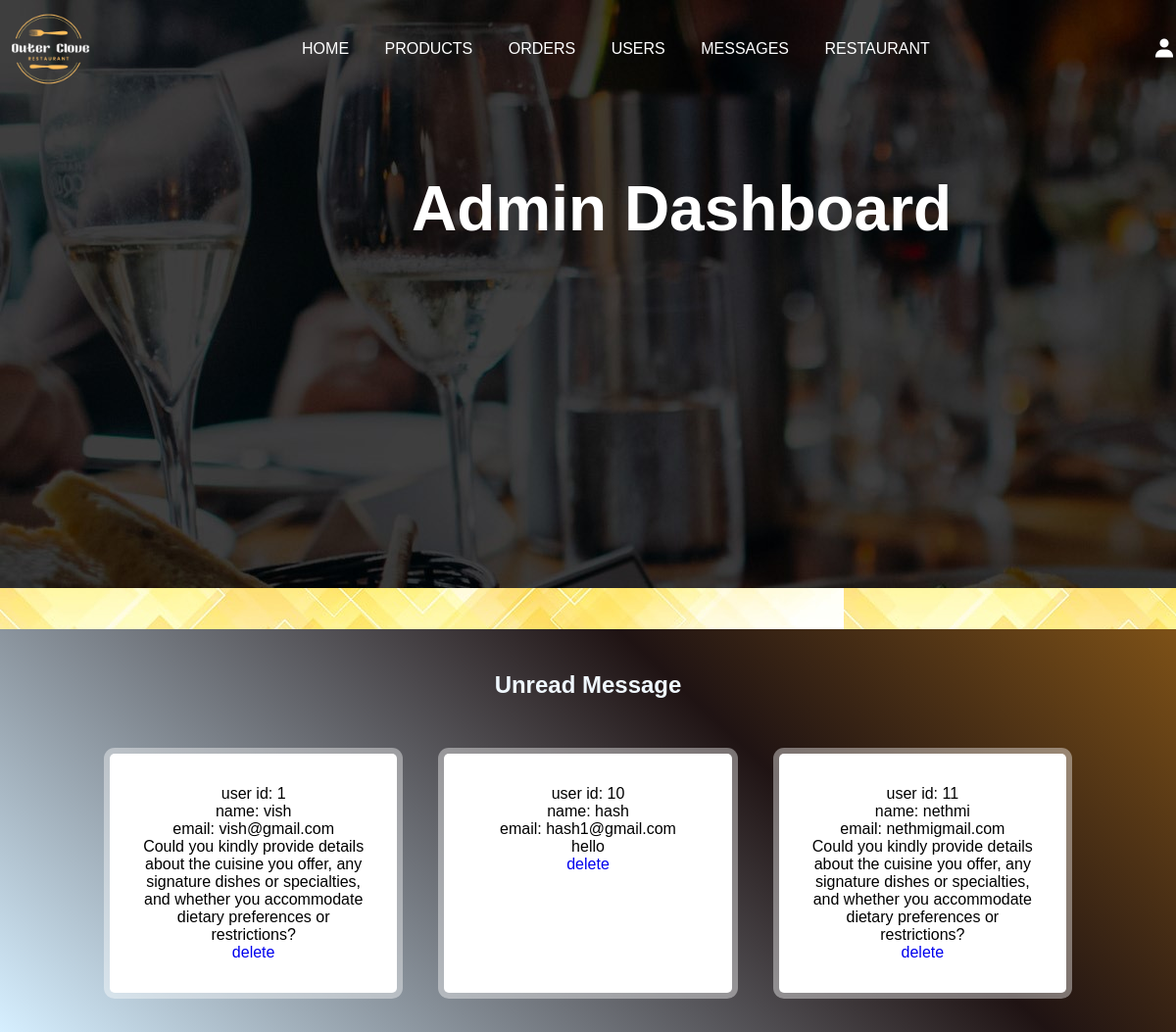
The app's page /admin_message.php (signed in) with its own data.
### tables this page shows
CREATE TABLE `message` (
  `id` int(255) NOT NULL,
  `user_id` int(255) NOT NULL,
  `name` varchar(255) NOT NULL,
  `email` varchar(100) NOT NULL,
  `contact` varchar(255) NOT NULL,
  `message` varchar(255) NOT NULL
);

### admin_message.php (the view, shortened to what this page needs)
<?php
    include 'connection.php';
?>
<!DOCTYPE html>
<html lang="en">
<head>
    <link href='https://unpkg.com/boxicons@2.1.4/css/boxicons.min.css' rel='stylesheet'>
</head>
<body>
    <?php include 'admin_header.php'; ?>
        <div class="line4"></div>
        <section class="message-container">
            <h1 class="title">Unread Message</h1>
            <div class="box-container">
                <?php
                    $select_message = mysqli_query($conn, "SELECT * FROM `message`") or die('query failed');
                    if (mysqli_num_rows($select_message)>0) {
                        while ($fetch_message = mysqli_fetch_assoc($select_message)){
                ?>
                <div class="box">
                    <p>user id: <span><?php echo $fetch_message['id']; ?></span></p>
                    <p>name: <span><?php echo $fetch_message['name']; ?></span></p>
                    <p>email: <span><?php echo $fetch_message['email']; ?></span></p>
                    <p><?php echo $fetch_message['message']; ?></p>
                    <a href="admin_message.php?delete=<?php echo $fetch_message['id']; ?>;" onclick="return confirm('delete this message');">delete</a>
                </div>
                <?php
                        }
                    }else{
                        echo '
                        <div class="empty">
                            <p>no products added yet!</p>
                        </div>
                    ';
                    }
                ?>
            </div>
        </section>
</body>
</html>

### admin_style.css (style rules this page uses)
* { margin: 0; padding: 0; box-sizing: border-box; }
:root { --box-shadow: 0px 0px 0px 6px rgba(255 255 255/40%); --orange: #fbc120; }
a { text-decoration: none; }
.title { text-align: center; margin-bottom: 1rem; }
.line, .line4 { width: 100%; height: 100px; margin-top: -3.6rem; }
.form-container::before, .show-products::before, .message-container::before, .order-container::before { content: ''; position: absolute; top: -5%; left: -10px; width: 255px; height: 650px; background-size: 225px; z-index: 100; background-repeat: no-repeat; }
.box-container { padding: 2% 8%; display: grid; grid-template-columns: repeat(auto-fit, minmax(15rem, 1fr)); column-gap: 1rem; }
.box-container .box { background: #fff; box-shadow: var(--box-shadow); padding: 2rem; text-align: center; border-radius: 5px; margin: 1rem; }

### records on screen
message: id "1", name "vish", email "vish@gmail.com", message "Could you kindly provide details about the cuisine you offer, any signature dishes or specialties, and whether you accommodate dietary preferences or restrictions?"
message: id "10", name "hash", email "hash1@gmail.com", message "hello"
message: id "11", name "nethmi", email "nethmigmail.com", message "Could you kindly provide details about the cuisine you offer, any signature dishes or specialties, and whether you accommodate dietary preferences or restrictions?"
